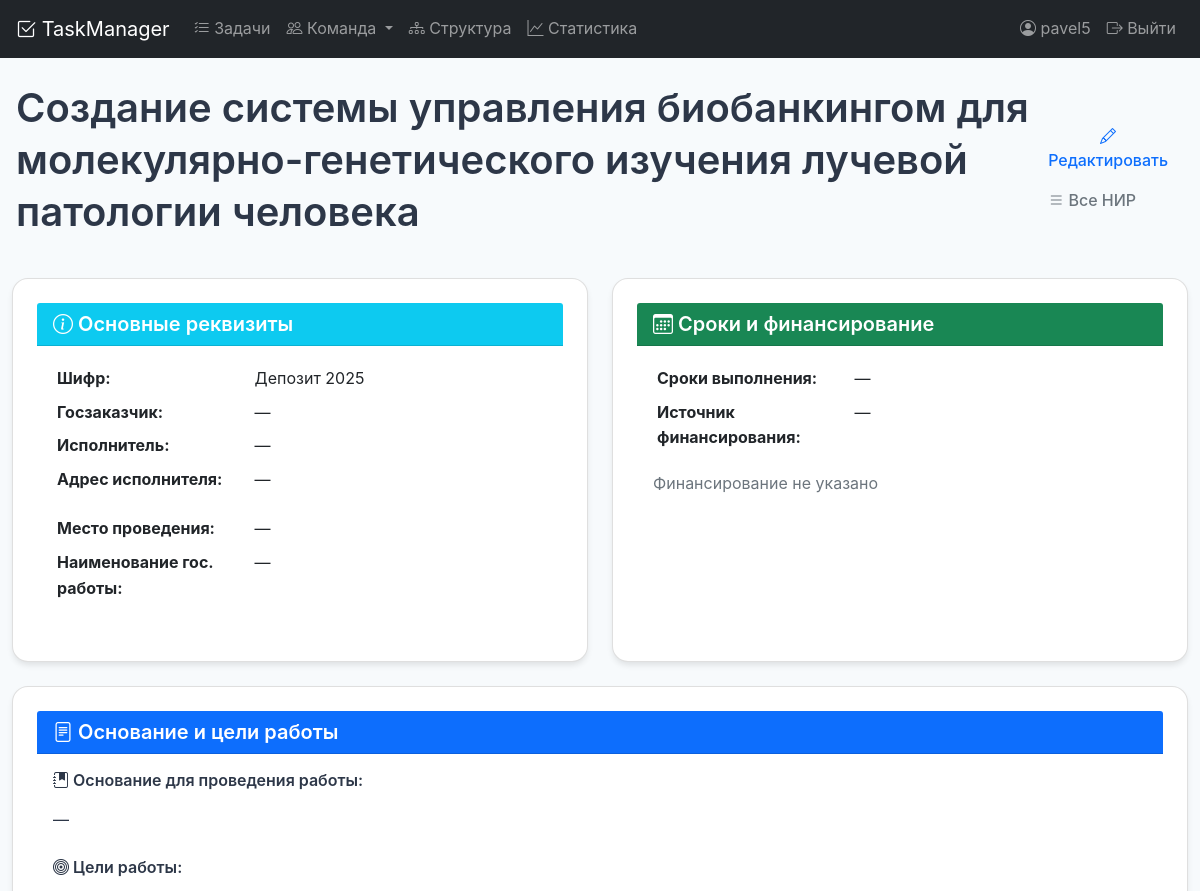
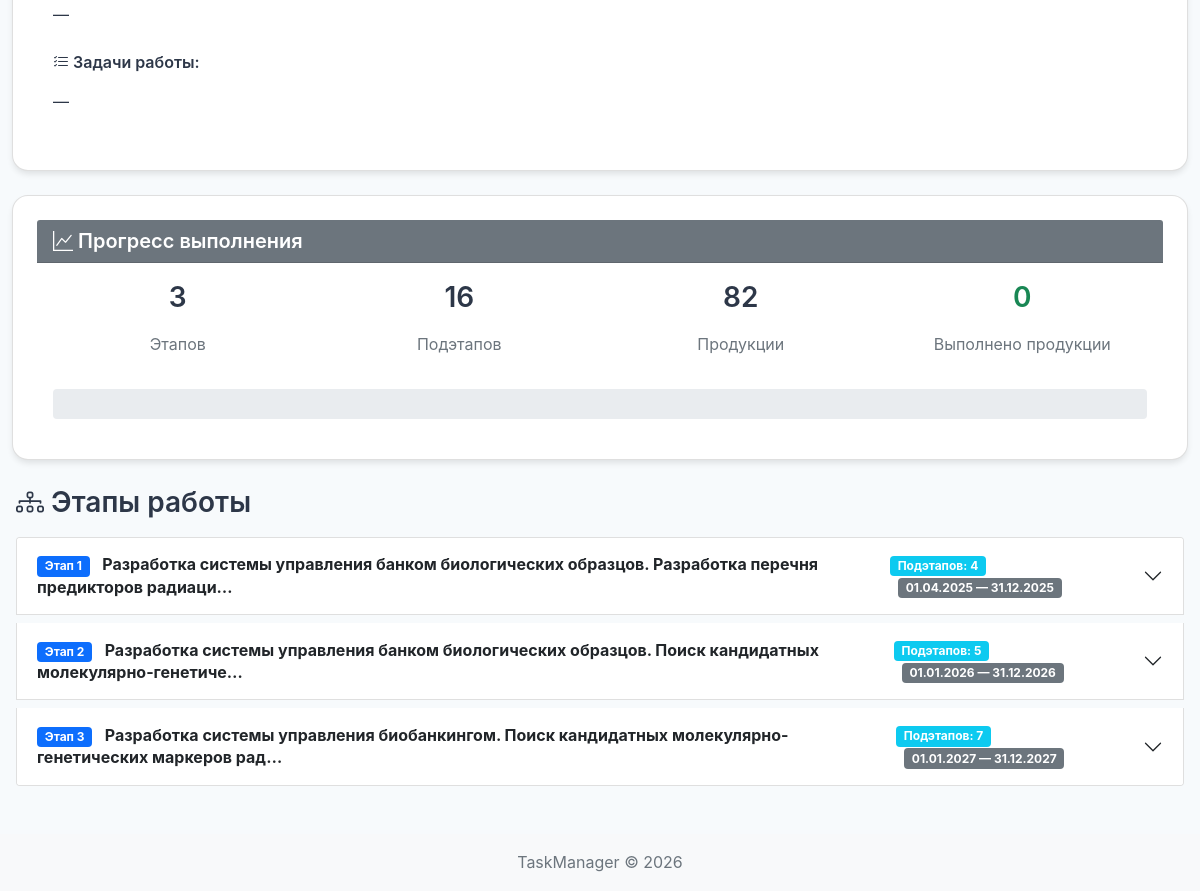
The page /research/1/ (signed in) on the database its author committed (2 pictures, top to bottom).
### tasks/models.py (models this page shows, shortened)
class ResearchTask(models.Model):
    title = models.CharField('Наименование ТЗ', max_length=500)
    tz_number = models.CharField('Шифр', max_length=100, blank=True, help_text='Шифр: "Депозит 2025"')
    customer = models.CharField('Госзаказчик', max_length=500, blank=True)
    executor = models.CharField('Исполнитель', max_length=500, blank=True)
    executor_address = models.TextField('Адрес исполнителя', blank=True, help_text='Индекс, почтовый адрес, телефон/факс')
    foundation = models.TextField('Основание для проведения работы', blank=True)
    funding_source = models.CharField('Источник финансирования', max_length=300, blank=True)
    government_work_name = models.CharField('Наименование государственной работы', max_length=500, blank=True)
    start_date = models.DateField('Дата начала', null=True, blank=True)
    end_date = models.DateField('Дата окончания', null=True, blank=True)
    location = models.CharField('Место проведения работы', max_length=200, blank=True)
    goals = models.TextField('Цели работы', blank=True)
    tasks = models.TextField('Задачи работы', blank=True)
    created_date = models.DateTimeField('Дата создания', auto_now_add=True)
    updated_date = models.DateTimeField('Дата обновления', auto_now=True)
    class Meta:
        verbose_name = 'НИР'
        verbose_name_plural = 'НИР'

class ResearchStage(models.Model):
    research_task = models.ForeignKey(
        ResearchTask,  # Теперь ResearchTask уже определен
        on_delete=models.CASCADE,
        related_name='stages',
        verbose_name='НИР'
    )
    stage_number = models.IntegerField('Номер этапа')
    title = models.TextField('Наименование этапа')
    start_date = models.DateField('Дата начала', null=True, blank=True)
    end_date = models.DateField('Дата окончания', null=True, blank=True)
    performers = models.ManyToManyField(
        'Employee',  # Используем строку вместо прямого импорта
        verbose_name='Исполнители',
        related_name='research_stages',
        blank=True
    )
    responsible = models.ForeignKey(
        'Employee',  # Используем строку вместо прямого импорта
        on_delete=models.SET_NULL,
        verbose_name='Ответственный',
        related_name='responsible_stages',
        null=True,
        blank=True
    )
    class Meta:
        verbose_name = 'Этап НИР'
        verbose_name_plural = 'Этапы НИР'
        ordering = ['stage_number']

### tasks/views/research_views.py (the view)
# urls.py: path('research/<int:task_id>/', research_task_detail, name='research_task_detail'),
@login_required
def research_task_detail(request, task_id):
    research_task = get_object_or_404(ResearchTask, id=task_id)
    stages = research_task.stages.all().prefetch_related('substages__products')
    total_stages = stages.count()
    total_substages = sum(stage.substages.count() for stage in stages)
    total_products = sum(
        sum(substage.products.count() for substage in stage.substages.all())
        for stage in stages
    )
    completed_products = 0
    for stage in stages:
        for substage in stage.substages.all():
            completed_products += substage.products.filter(status='completed').count()
    progress = int((completed_products / total_products) * 100) if total_products > 0 else 0
    context = {
        'research_task': research_task,
        'stages': stages,
        'total_stages': total_stages,
        'total_substages': total_substages,
        'total_products': total_products,
        'completed_products': completed_products,
        'progress': progress,
    }
    return render(request, 'tasks/research_task_detail.html', context)

### tasks/templates/tasks/research_task_detail.html (shortened to what this page needs)
{% extends 'base.html' %}
{% block content %}
<div class="d-flex justify-content-between align-items-center mb-4">
    <h1>{{ research_task.title }}</h1>
    <div>
        <a href="{% url 'research_task_edit' research_task.id %}" class="btn btn-outline-primary">
            <i class="bi bi-pencil"></i> Редактировать
        </a>
        <a href="{% url 'research_task_list' %}" class="btn btn-outline-secondary">
            <i class="bi bi-list"></i> Все НИР
        </a>
    </div>
</div>
<div class="row mb-4">
    <div class="col-md-6">
        <div class="card h-100">
            <div class="card-header bg-info text-white">
                <h5 class="mb-0"><i class="bi bi-info-circle"></i> Основные реквизиты</h5>
            </div>
            <div class="card-body">
                <table class="table table-sm table-borderless">
                    <tr>
                        <th style="width: 40%">Шифр:</th>
                        <td>{{ research_task.tz_number|default:"—" }}</td>
                    </tr>
                    <tr>
                        <th>Госзаказчик:</th>
                        <td>{{ research_task.customer|default:"—" }}</td>
                    </tr>
                    <tr>
                        <th>Исполнитель:</th>
                        <td>{{ research_task.executor|default:"—" }}</td>
                    </tr>
                    <tr>
                        <th>Адрес исполнителя:</th>
                        <td>{{ research_task.executor_address|default:"—"|linebreaks }}</td>
                    </tr>
                    <tr>
                        <th>Место проведения:</th>
                        <td>{{ research_task.location|default:"—" }}</td>
                    </tr>
                    <tr>
                        <th>Наименование гос. работы:</th>
                        <td>{{ research_task.government_work_name|default:"—" }}</td>
                    </tr>
                </table>
            </div>
        </div>
    </div>
    <div class="col-md-6">
        <div class="card h-100">
            <div class="card-header bg-success text-white">
                <h5 class="mb-0"><i class="bi bi-calendar3"></i> Сроки и финансирование</h5>
            </div>
            <div class="card-body">
                <table class="table table-sm table-borderless">
                    <tr>
                        <th style="width: 40%">Сроки выполнения:</th>
                        <td>
                            {% if research_task.start_date and research_task.end_date %}
                                {{ research_task.start_date|date:"d.m.Y" }} — {{ research_task.end_date|date:"d.m.Y" }}
                            {% else %}
                                —
                            {% endif %}
                        </td>
                    </tr>
                    <tr>
                        <th>Источник финансирования:</th>
                        <td>{{ research_task.funding_source|default:"—" }}</td>
                    </tr>
                </table>
                {% if research_task.funding_years.all %}
                    <h6 class="mt-3">Финансирование по годам:</h6>
                    <table class="table table-sm table-bordered">
                        <thead class="table-light">
                            <tr>
                                <th>Год</th>
                                <th class="text-end">Сумма (руб.)</th>
                            </tr>
                        </thead>
                        <tbody>
                            {% for funding in research_task.funding_years.all %}
                                <tr>
                                    <td>{{ funding.year }}</td>
                                    <td class="text-end">{{ funding.amount|floatformat:0|default:"—" }}</td>
                                </tr>
                            {% endfor %}
                            <tr class="table-active">
                                <th>Итого:</th>
                                <th class="text-end">{{ research_task.total_funding|floatformat:0 }} руб.</th>
                            </tr>
                        </tbody>
                    </table>
                {% else %}
                    <p class="text-muted mt-3">Финансирование не указано</p>
                {% endif %}
            </div>
        </div>
    </div>
</div>
<div class="row mb-4">
    <div class="col-md-12">
        <div class="card">
            <div class="card-header bg-primary text-white">
                <h5 class="mb-0"><i class="bi bi-file-text"></i> Основание и цели работы</h5>
            </div>
            <div class="card-body">
                <div class="mb-4">
                    <h6><i class="bi bi-journal-bookmark-fill"></i> Основание для проведения работы:</h6>
                    <p class="text-muted">{{ research_task.foundation|default:"—"|linebreaks }}</p>
                </div>
                <div class="mb-4">
                    <h6><i class="bi bi-bullseye"></i> Цели работы:</h6>
                    <p class="text-muted">{{ research_task.goals|default:"—"|linebreaks }}</p>
                </div>
                <div>
                    <h6><i class="bi bi-list-check"></i> Задачи работы:</h6>
                    <p class="text-muted">{{ research_task.tasks|default:"—"|linebreaks }}</p>
                </div>
            </div>
        </div>
    </div>
</div>
<div class="row mb-4">
    <div class="col-md-12">
        <div class="card">
            <div class="card-header bg-secondary text-white">
                <h5 class="mb-0"><i class="bi bi-graph-up"></i> Прогресс выполнения</h5>
            </div>
            <div class="card-body">
                <div class="row text-center">
                    <div class="col-md-3">
                        <h3>{{ total_stages }}</h3>
                        <p class="text-muted">Этапов</p>
                    </div>
                    <div class="col-md-3">
                        <h3>{{ total_substages }}</h3>
                        <p class="text-muted">Подэтапов</p>
                    </div>
                    <div class="col-md-3">
                        <h3>{{ total_products }}</h3>
                        <p class="text-muted">Продукции</p>
                    </div>
                    <div class="col-md-3">
                        <h3 class="text-success">{{ completed_products }}</h3>
                        <p class="text-muted">Выполнено продукции</p>
                    </div>
                </div>
                <div class="progress mt-3" style="height: 30px;">
                </div>
            </div>
        </div>
    </div>
</div>
<h3 class="mb-3"><i class="bi bi-diagram-3"></i> Этапы работы</h3>
<div class="accordion" id="stagesAccordion">
    {% for stage in stages %}
        <div class="accordion-item mb-2">
            <h2 class="accordion-header" id="heading{{ stage.id }}">
                <button class="accordion-button collapsed" type="button" data-bs-toggle="collapse"
                        data-bs-target="#collapse{{ stage.id }}">
                    <div class="d-flex w-100 justify-content-between align-items-center">
                        <div>
                            <span class="badge bg-primary me-2">Этап {{ stage.stage_number }}</span>
                            <strong>{{ stage.title|truncatechars:100 }}</strong>
                        </div>
                        <div class="me-3">
                            <span class="badge bg-info">Подэтапов: {{ stage.substages.count }}</span>
                            {% if stage.start_date and stage.end_date %}
                                <span class="badge bg-secondary ms-2">
                                    {{ stage.start_date|date:"d.m.Y" }} — {{ stage.end_date|date:"d.m.Y" }}
                                </span>
                            {% endif %}
                        </div>
                    </div>
                </button>
            </h2>
        </div>
    {% empty %}
        <div class="alert alert-info text-center">
            <i class="bi bi-info-circle"></i> Нет этапов работы
        </div>
    {% endfor %}
</div>
{% endblock %}

### tasks/templates/base.html (shortened to what this page needs)
<!DOCTYPE html>
{% load static %}
<html lang="ru">
<head>
    <link href="https://cdn.jsdelivr.net/npm/bootstrap@5.1.3/dist/css/bootstrap.min.css" rel="stylesheet">
    <link rel="stylesheet" href="https://cdn.jsdelivr.net/npm/bootstrap-icons@1.8.1/font/bootstrap-icons.css">
        <link href="{% static 'css/style.css' %}" rel="stylesheet">
    <link href="{% static 'css/style.css' %}" rel="stylesheet">
</head>
<body>
    <nav class="navbar navbar-expand-lg navbar-dark bg-dark">
        <div class="container">
            <a class="navbar-brand" href="{% url 'task_list' %}">
                <i class="bi bi-check2-square"></i> TaskManager
            </a>
            <div class="collapse navbar-collapse" id="navbarNav">
                <ul class="navbar-nav me-auto">
                    <li class="nav-item">
                        <a class="nav-link" href="{% url 'task_list' %}">
                            <i class="bi bi-list-check"></i> Задачи
                        </a>
                    </li>
                    <li class="nav-item dropdown">
                        <a class="nav-link dropdown-toggle" href="#" data-bs-toggle="dropdown">
                            <i class="bi bi-people"></i> Команда
                        </a>
                    </li>
                    <li class="nav-item">
                        <a class="nav-link" href="{% url 'organization_chart' %}">
                            <i class="bi bi-diagram-3"></i> Структура
                        </a>
                    </li>
                    <li class="nav-item">
                        <a class="nav-link" href="{% url 'task_statistics' %}">
                            <i class="bi bi-graph-up"></i> Статистика
                        </a>
                    </li>
                </ul>
                <ul class="navbar-nav">
                    {% if user.is_authenticated %}
                        <li class="nav-item">
                            <span class="nav-link">
                                <i class="bi bi-person-circle"></i> {{ user.username }}
                            </span>
                        </li>
                        <li class="nav-item">
                            <a class="nav-link" href="{% url 'logout' %}">
                                <i class="bi bi-box-arrow-right"></i> Выйти
                            </a>
                        </li>
                    {% endif %}
                </ul>
            </div>
        </div>
    </nav>
    <main class="container mt-4">
        {% block content %}{% endblock %}
    </main>
    <footer class="footer mt-5 py-3 bg-light">
        <div class="container text-center">
            <span class="text-muted">TaskManager © {% now "Y" %}</span>
        </div>
    </footer>
</body>
</html>

### rows shown on the page
ResearchTask: title "Создание системы управления биобанкингом для молекулярно-генетического изучения лучевой патологии человека", tz_number "Депозит 2025", customer "—", executor "—", executor_address "—", location "—", government_work_name "—", funding_source "—", foundation "—", goals "—", tasks "—"
ResearchStage: stage_number "1", title "Разработка системы управления банком биологических образцов. Разработка перечня предикторов радиаци…", substages.count "4", start_date "01.04.2025", end_date "31.12.2025"
ResearchStage: stage_number "2", title "Разработка системы управления банком биологических образцов. Поиск кандидатных молекулярно-генетиче…", substages.count "5", start_date "01.01.2026", end_date "31.12.2026"
ResearchStage: stage_number "3", title "Разработка системы управления биобанкингом. Поиск кандидатных молекулярно-генетических маркеров рад…", substages.count "7", start_date "01.01.2027", end_date "31.12.2027"

### other values the page prints
{{ user.username }} "pavel5"
{{ total_stages }} "3"
{{ total_substages }} "16"
{{ total_products }} "82"
{{ completed_products }} "0"
